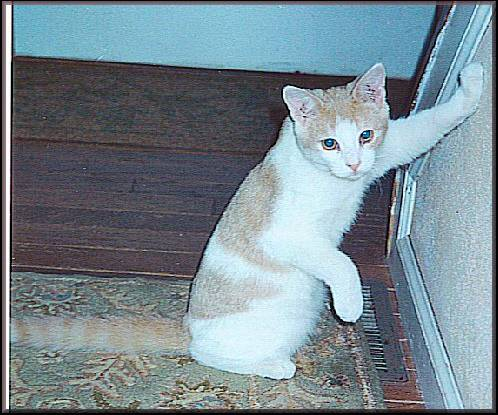
#> input picture ml-Task2/dataset/test_set/cats/cat.4001.jpg, 498 x 415 px; its folder holds only this picture in this run
$ python augment.py
#> lines starting #> are read from the running program, lines starting #| are printed output that depends on the picture

from pathlib import Path
import random
import matplotlib.pyplot as plt

from PIL import Image, ImageOps, ImageEnhance


#路径
DATA_DIR = Path(r"E:\C-learning\JoTang-ml\ml-Task2\dataset\test_set")

IMAGE_SIZE = 128
random.seed(42)


#读取一张图片并调整尺寸
def load_image(path):
    img = Image.open(path).convert("RGB")
#> img is the input picture: PIL image 498x415 RGB; mean R, G, B 120.5, 136.8, 145.6

    # 保留原始宽高比例，补齐到正方形
    img = ImageOps.pad(
        img,
        (IMAGE_SIZE, IMAGE_SIZE),
        color=(128, 128, 128)
    )
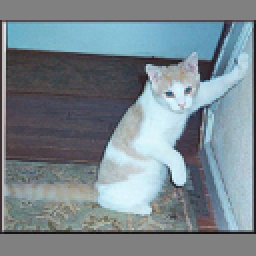
#> img: PIL image 128x128 RGB (shown 2 times larger); mean R, G, B 121.9, 135.4, 142.8

    return img


# 水平翻转
def flip_image(img):
    if random.random() < 0.5:
        img = ImageOps.mirror(img)

    return img


# 4. 随机裁剪
def crop_image(img):
    width, height = img.size
#> width = 128; height = 128

    # 随机选择原图较短边的 70% 到 100%
    crop_size = random.randint(
        int(min(width, height) * 0.7),
        min(width, height)
    )
#> crop_size = 104

    # 随机选择裁剪位置
    left = random.randint(0, width - crop_size)
#> left = 7
    top = random.randint(0, height - crop_size)
#> top = 4

    img = img.crop((
        left,
        top,
        left + crop_size,
        top + crop_size
    ))
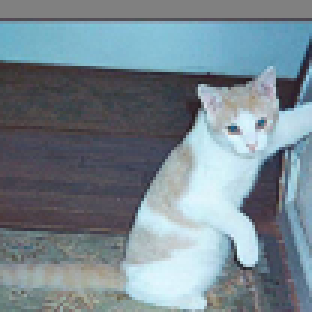
#> img: PIL image 104x104 RGB (shown 3 times larger); mean R, G, B 119.1, 135, 144.2

    # 调整回统一尺寸
    img = img.resize((IMAGE_SIZE, IMAGE_SIZE))
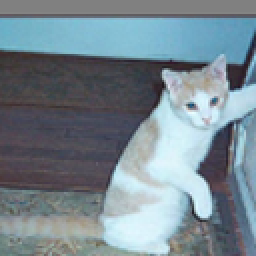
#> img: PIL image 128x128 RGB (shown 2 times larger); mean R, G, B 119.1, 135, 144.2

    return img


# 随机颜色扰动
def color_image(img):
    # 随机改变亮度
    brightness = random.uniform(0.7, 1.3)
#> brightness = 1.14
    img = ImageEnhance.Brightness(img).enhance(brightness)
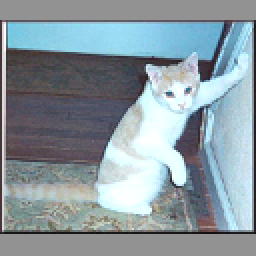
#> img: PIL image 128x128 RGB (shown 2 times larger); mean R, G, B 138.7, 153.2, 160.8

    # 随机改变对比度
    contrast = random.uniform(0.7, 1.3)
    img = ImageEnhance.Contrast(img).enhance(contrast)

    # 随机改变颜色饱和度
    color = random.uniform(0.7, 1.3)
    img = ImageEnhance.Color(img).enhance(color)

    return img


def main():
    #从猫和狗的测试集中各选一张图片
    cat_folder = DATA_DIR / "cats"
    dog_folder = DATA_DIR / "dogs"

    cat_images = list(cat_folder.glob("*.jpg"))
    dog_images = list(dog_folder.glob("*.jpg"))

    paths = [
        (random.choice(cat_images), "Cat"),
        (random.choice(dog_images), "Dog")
    ]

    # 显示原图和三种增强结果
    fig, axes = plt.subplots(2, 4, figsize=(12, 7))

    titles = [
        "Original",
        "Horizontal Flip",
        "Random Crop",
        "Color Jitter"
    ]

    for row in range(2):
        path, label = paths[row]
        original = load_image(path)

        # 每种方法都从同一张原图开始
        images = [
            original,
            flip_image(original.copy()),
            crop_image(original.copy()),
            color_image(original.copy())
        ]

        for col in range(4):
            axes[row, col].imshow(images[col])
            axes[row, col].set_title(
                label + " - " + titles[col]
            )
            axes[row, col].axis("off")
#> pass 2 of the loop in main, `for row in range(2):`:
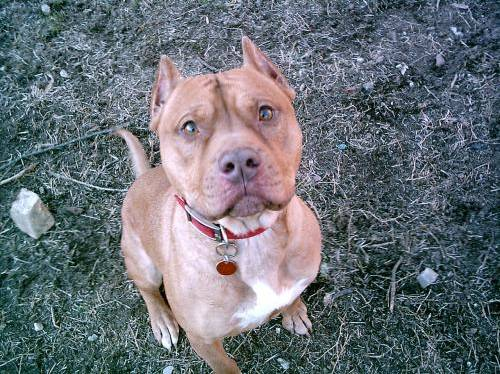
#> input picture ml-Task2/dataset/test_set/dogs/dog.4025.jpg, 500 x 374 px
#> in load_image, img is the input picture: PIL image 500x374 RGB; mean R, G, B 106.3, 112.5, 119.5
#> crop_size = 116
#> left = 0
#> in crop_image (call 2), `img = img.resize((IMAGE_SIZE, IMAGE_SIZE))`:
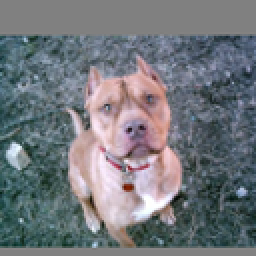
#> img: PIL image 128x128 RGB (shown 2 times larger); mean R, G, B 114.3, 118.4, 123.7
#> brightness = 0.756
#> in color_image (call 2), `img = ImageEnhance.Brightness(img).enhance(brightness)`:
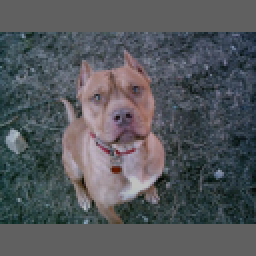
#> img: PIL image 128x128 RGB (shown 2 times larger); mean R, G, B 83.9, 87.4, 91.4

    plt.tight_layout()
    plt.show()


if __name__ == "__main__":
    main()
